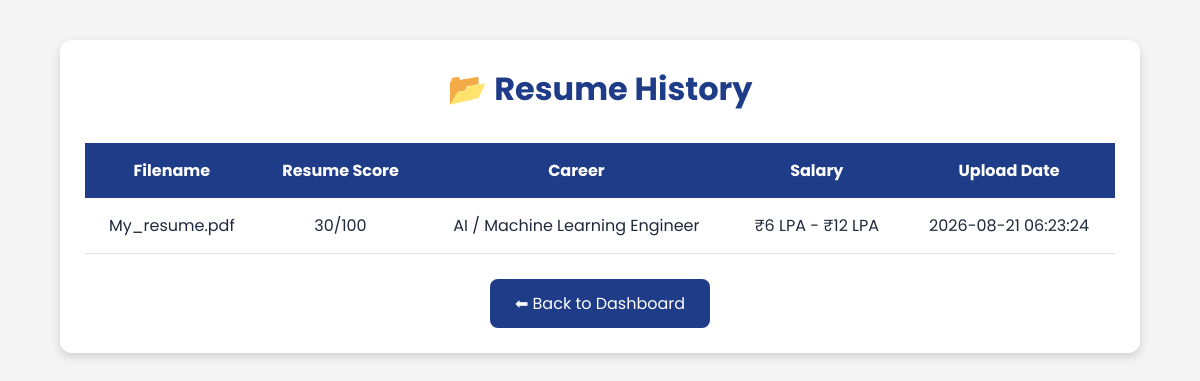
The app's page /history (signed in) with its own data.
### tables this page shows
CREATE TABLE resume_history(
        id INTEGER PRIMARY KEY AUTOINCREMENT,
        email TEXT NOT NULL,
        filename TEXT NOT NULL,
        score INTEGER,
        career TEXT,
        salary TEXT,
        upload_date TIMESTAMP DEFAULT CURRENT_TIMESTAMP
    );

### app.py (the view)
@app.route("/history")
@login_required
def history():
    connection = sqlite3.connect(DATABASE)
    cursor = connection.cursor()
    cursor.execute("""
    SELECT filename, score, career, salary, upload_date
    FROM resume_history
    WHERE email=?
    ORDER BY upload_date DESC
    """, (session["user_email"],))
    user_history = cursor.fetchall()
    connection.close()
    return render_template(
        "history.html",
        history=user_history
    )

### app.py (called while the page is built)
def login_required(f):
    @wraps(f)
    def decorated_function(*args, **kwargs):
        if "user_email" not in session:
            return redirect(url_for("login"))
        return f(*args, **kwargs)
    return decorated_function

### templates/history.html (shortened to what this page needs)
<!DOCTYPE html>
<html lang="en">
<head>
    <link rel="stylesheet" href="{{ url_for('static', filename='css/style.css') }}">
</head>
<body>
<div class="container">
    <div class="card">
        <h1>📂 Resume History</h1>
        <table>
            <tr>
                <th>Filename</th>
                <th>Resume Score</th>
                <th>Career</th>
                <th>Salary</th>
                <th>Upload Date</th>
            </tr>
            {% if history %}
                {% for row in history %}
                <tr>
                    <td>{{ row[0] }}</td>
                    <td>{{ row[1] }}/100</td>
                    <td>{{ row[2] }}</td>
                    <td>{{ row[3] }}</td>
                    <td>{{ row[4] }}</td>
                </tr>
                {% endfor %}
            {% else %}
                <tr>
                    <td colspan="5">
                        No resume history found.
                    </td>
                </tr>
            {% endif %}
        </table>
        <div style="text-align:center;">
            <a href="/dashboard" class="back-btn">
                ⬅ Back to Dashboard
            </a>
        </div>
    </div>
</div>
</body>
</html>

### static/css/style.css (style rules this page uses)
:root { --primary: #2563eb; --secondary: #7c3aed; --success: #16a34a; --danger: #dc2626; --warning: #f59e0b; --bg: #f4f7fc; --card: #ffffff; --text: #1e293b; --shadow: 0 15px 35px rgba(0,0,0,.08); }
* { margin: 0; padding: 0; box-sizing: border-box; font-family: 'Poppins', sans-serif; }
body { background: var(--bg); color: var(--text); transition: .4s; }
.feature-card, .card { background: var(--card); border: none; border-radius: 20px; box-shadow: var(--shadow); transition: .3s; }

### templates/history.html (style rules this page uses)
body { background:#f4f4f4; font-family:Arial,sans-serif; }
.container { width:90%; margin:40px auto; }
h1 { text-align:center; color:#1f3c88; margin-bottom:30px; }
.card { background:white; padding:25px; border-radius:12px; box-shadow:0 4px 10px rgba(0,0,0,.15); }
table { width:100%; border-collapse:collapse; }
th { background:#1f3c88; color:white; padding:15px; }
td { padding:15px; text-align:center; border-bottom:1px solid #ddd; }
.back-btn { display:inline-block; margin-top:25px; padding:12px 25px; background:#1f3c88; color:white; text-decoration:none; border-radius:8px; }

### records on screen
resume_history: filename "My_resume.pdf", score "30", career "AI / Machine Learning Engineer", salary "₹6 LPA - ₹12 LPA", upload_date "2026-08-21 06:23:24"
